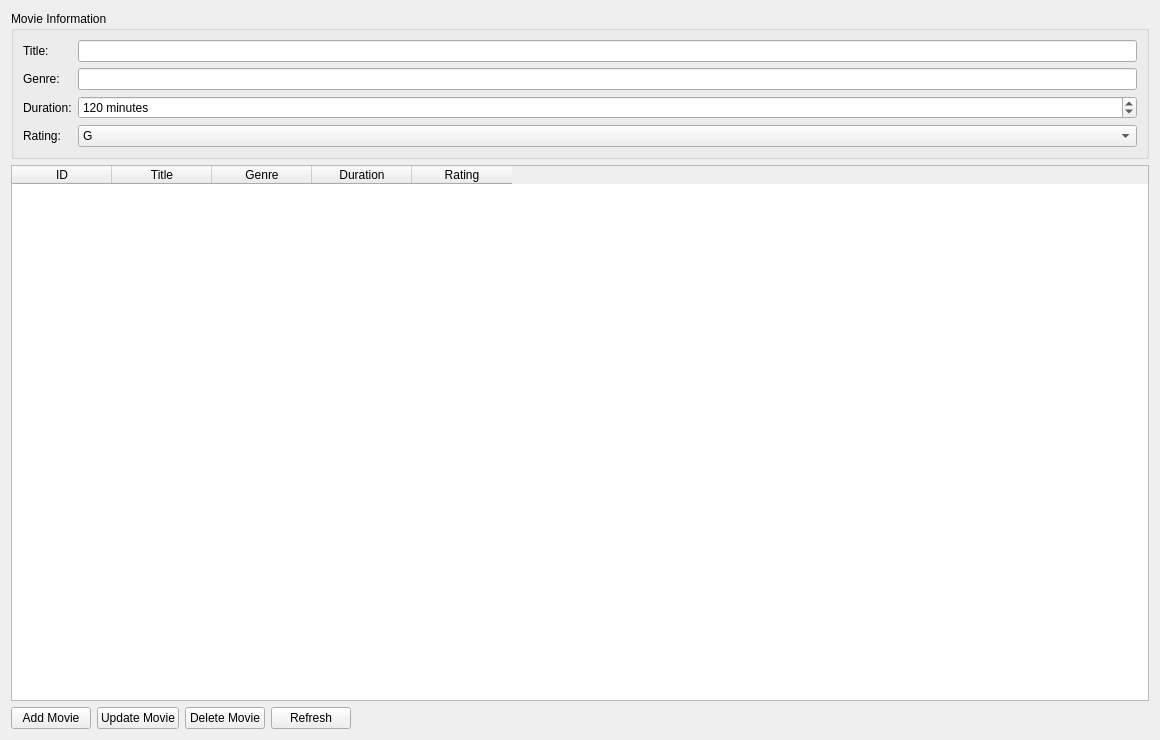
<?xml version="1.0" encoding="UTF-8"?>
<ui version="4.0">
 <class>MovieTab</class>
 <widget class="QWidget" name="MovieTab">
  <property name="geometry">
   <rect>
    <x>0</x>
    <y>0</y>
    <width>1160</width>
    <height>740</height>
   </rect>
  </property>
  <layout class="QVBoxLayout" name="verticalLayout">
   <item>
    <widget class="QGroupBox" name="groupBox">
     <property name="title">
      <string>Movie Information</string>
     </property>
     <layout class="QFormLayout" name="formLayout">
      <item row="0" column="0">
       <widget class="QLabel" name="label">
        <property name="text">
         <string>Title:</string>
        </property>
       </widget>
      </item>
      <item row="0" column="1">
       <widget class="QLineEdit" name="titleInput"/>
      </item>
      <item row="1" column="0">
       <widget class="QLabel" name="label_2">
        <property name="text">
         <string>Genre:</string>
        </property>
       </widget>
      </item>
      <item row="1" column="1">
       <widget class="QLineEdit" name="genreInput"/>
      </item>
      <item row="2" column="0">
       <widget class="QLabel" name="label_3">
        <property name="text">
         <string>Duration:</string>
        </property>
       </widget>
      </item>
      <item row="2" column="1">
       <widget class="QSpinBox" name="durationInput">
        <property name="suffix">
         <string> minutes</string>
        </property>
        <property name="minimum">
         <number>60</number>
        </property>
        <property name="maximum">
         <number>240</number>
        </property>
        <property name="value">
         <number>120</number>
        </property>
       </widget>
      </item>
      <item row="3" column="0">
       <widget class="QLabel" name="label_4">
        <property name="text">
         <string>Rating:</string>
        </property>
       </widget>
      </item>
      <item row="3" column="1">
       <widget class="QComboBox" name="ratingCombo">
        <item>
         <property name="text">
          <string>G</string>
         </property>
        </item>
        <item>
         <property name="text">
          <string>PG</string>
         </property>
        </item>
        <item>
         <property name="text">
          <string>PG-13</string>
         </property>
        </item>
        <item>
         <property name="text">
          <string>R</string>
         </property>
        </item>
        <item>
         <property name="text">
          <string>NC-17</string>
         </property>
        </item>
       </widget>
      </item>
     </layout>
    </widget>
   </item>
   <item>
    <widget class="QTableWidget" name="movieTable">
     <property name="alternatingRowColors">
      <bool>true</bool>
     </property>
     <column>
      <property name="text">
       <string>ID</string>
      </property>
     </column>
     <column>
      <property name="text">
       <string>Title</string>
      </property>
     </column>
     <column>
      <property name="text">
       <string>Genre</string>
      </property>
     </column>
     <column>
      <property name="text">
       <string>Duration</string>
      </property>
     </column>
     <column>
      <property name="text">
       <string>Rating</string>
      </property>
     </column>
    </widget>
   </item>
   <item>
    <layout class="QHBoxLayout" name="horizontalLayout">
     <item>
      <widget class="QPushButton" name="addMovieBtn">
       <property name="text">
        <string>Add Movie</string>
       </property>
      </widget>
     </item>
     <item>
      <widget class="QPushButton" name="updateMovieBtn">
       <property name="text">
        <string>Update Movie</string>
       </property>
      </widget>
     </item>
     <item>
      <widget class="QPushButton" name="deleteMovieBtn">
       <property name="text">
        <string>Delete Movie</string>
       </property>
      </widget>
     </item>
     <item>
      <widget class="QPushButton" name="refreshMovieBtn">
       <property name="text">
        <string>Refresh</string>
       </property>
      </widget>
     </item>
     <item>
      <spacer name="horizontalSpacer">
       <property name="orientation">
        <enum>Qt::Horizontal</enum>
       </property>
       <property name="sizeHint" stdset="0">
        <size>
         <width>40</width>
         <height>20</height>
        </size>
       </property>
      </spacer>
     </item>
    </layout>
   </item>
  </layout>
 </widget>
 <resources/>
 <connections/>
</ui>
